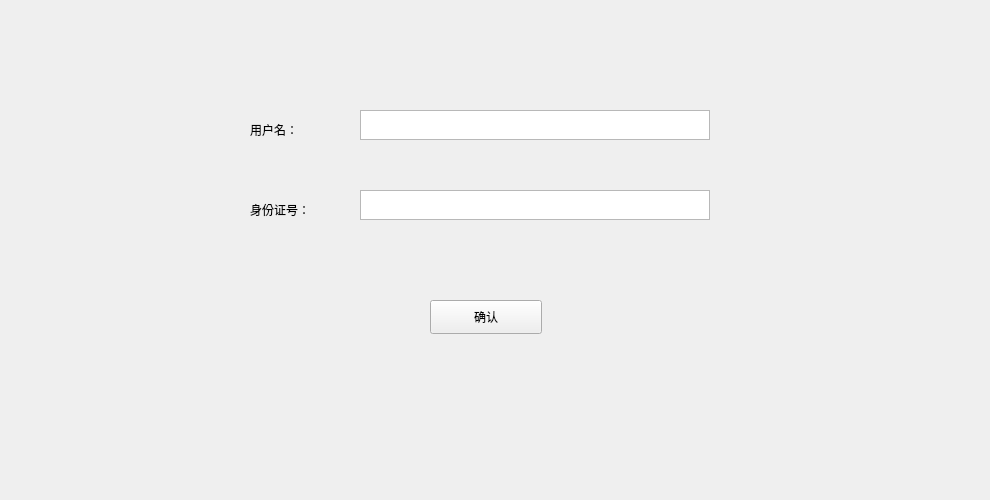
<?xml version="1.0" encoding="UTF-8"?>
<ui version="4.0">
 <class>insertusrWidget</class>
 <widget class="QWidget" name="insertusrWidget">
  <property name="geometry">
   <rect>
    <x>0</x>
    <y>0</y>
    <width>990</width>
    <height>500</height>
   </rect>
  </property>
  <property name="windowTitle">
   <string>Form</string>
  </property>
  <widget class="QLabel" name="label">
   <property name="geometry">
    <rect>
     <x>250</x>
     <y>120</y>
     <width>80</width>
     <height>20</height>
    </rect>
   </property>
   <property name="text">
    <string>用户名：</string>
   </property>
  </widget>
  <widget class="QLabel" name="label_2">
   <property name="geometry">
    <rect>
     <x>250</x>
     <y>200</y>
     <width>80</width>
     <height>20</height>
    </rect>
   </property>
   <property name="text">
    <string>身份证号：</string>
   </property>
  </widget>
  <widget class="QTextBrowser" name="nameBrowser">
   <property name="geometry">
    <rect>
     <x>360</x>
     <y>110</y>
     <width>350</width>
     <height>30</height>
    </rect>
   </property>
  </widget>
  <widget class="QTextBrowser" name="idBrowser">
   <property name="geometry">
    <rect>
     <x>360</x>
     <y>190</y>
     <width>350</width>
     <height>30</height>
    </rect>
   </property>
  </widget>
  <widget class="QPushButton" name="ensureButton">
   <property name="geometry">
    <rect>
     <x>430</x>
     <y>300</y>
     <width>112</width>
     <height>34</height>
    </rect>
   </property>
   <property name="text">
    <string>确认</string>
   </property>
  </widget>
 </widget>
 <resources/>
 <connections/>
</ui>
